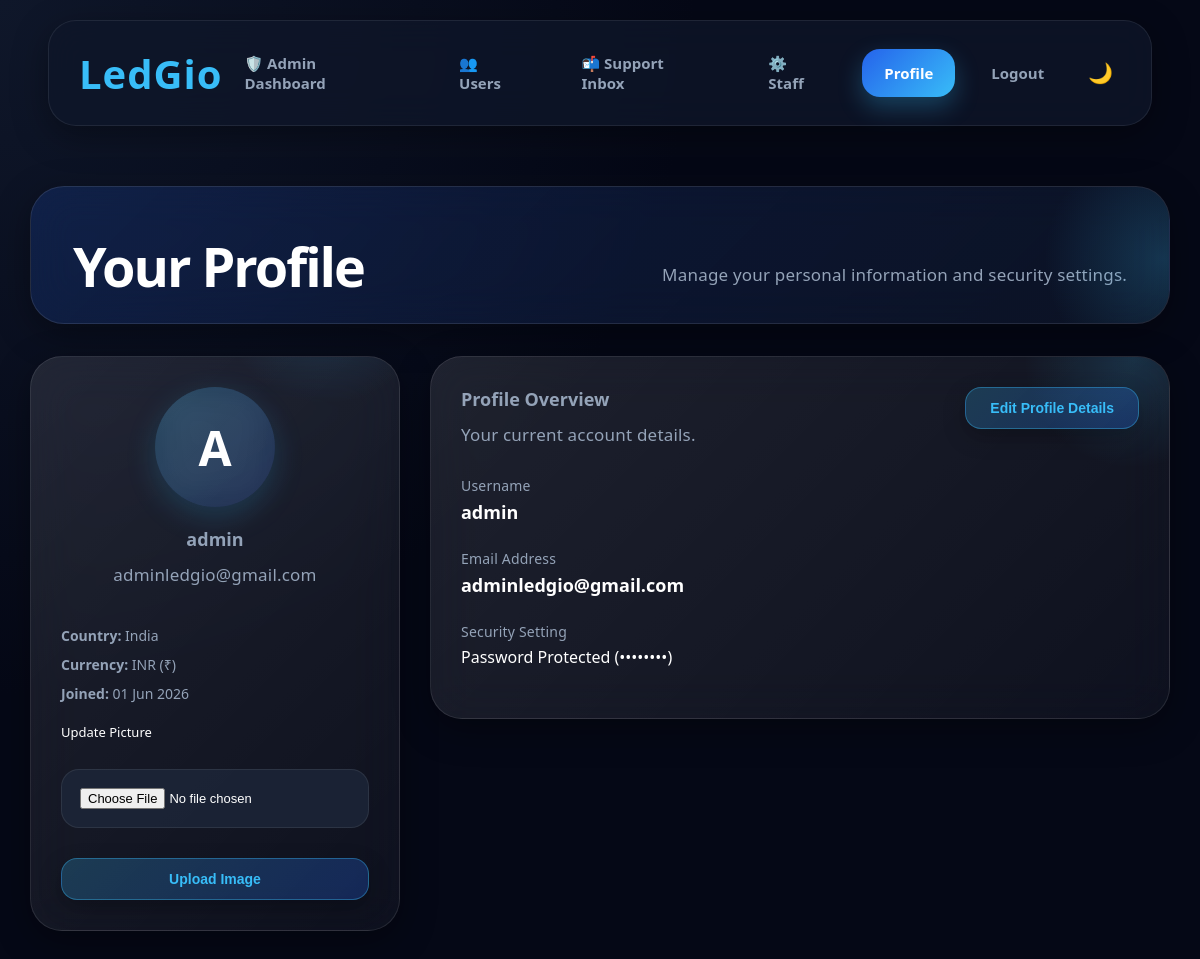
Screenshot of /profile/ (signed in) with the database file from the repository.
### expenses/models.py (models this page shows, shortened)
class UserProfile(models.Model):
    user = models.OneToOneField(
        User,
        on_delete=models.CASCADE,
        related_name="profile",
    )
    country = models.CharField(
        max_length=100,
        blank=True,
        default="India",
    )
    currency_symbol = models.CharField(
        max_length=10,
        blank=True,
        default="₹",
    )
    currency_code = models.CharField(
        max_length=10,
        blank=True,
        default="INR",
    )
    profile_picture = models.ImageField(upload_to='profile_pics/', blank=True, null=True)
    email_verified = models.BooleanField(default=False)
    class Meta:
        verbose_name = "User Profile"
        verbose_name_plural = "User Profiles"

### expenses/views.py (the view, shortened to what this page needs)
# urls.py: path("profile/", views.profile_view, name="profile"),
@login_required
def profile_view(request):
    try:
        user_profile = request.user.profile
    except UserProfile.DoesNotExist:
        user_profile = UserProfile.objects.create(user=request.user)
    savings_progress = get_savings_progress(request.user)
    profile_form = ProfileUpdateForm(
        initial={"username": request.user.username, "email": request.user.email},
        current_user=request.user,
    )
    password_form = PasswordChangeForm(user=request.user)
    return render(request, "profile.html", {
        "user_profile":  user_profile,
        "savings_progress": savings_progress,
        "profile_form":  profile_form,
        "password_form": password_form,
    })

### expenses/forms.py (shortened to what this page needs)
class ProfileUpdateForm(forms.Form):
    username = forms.CharField(max_length=150, min_length=1)
    email = forms.EmailField()
    def __init__(self, *args, **kwargs):
        self.current_user = kwargs.pop("current_user", None)
        super().__init__(*args, **kwargs)

class PasswordChangeForm(forms.Form):
    current_password = forms.CharField(min_length=1)
    new_password = forms.CharField(min_length=8)
    confirm_password = forms.CharField(min_length=8)
    def __init__(self, *args, **kwargs):
        self.user = kwargs.pop("user", None)
        super().__init__(*args, **kwargs)

### expenses/context_processors.py (called while the page is built, shortened)
def currency_context(request):
    if request.user.is_authenticated:
        try:
            profile = request.user.profile
            pic_url = profile.profile_picture.url if profile.profile_picture else None
            return {
                "currency_symbol":   profile.currency_symbol or "₹",
                "currency_code":     profile.currency_code   or "INR",
                "user_country":      profile.country          or "India",
                "profile_picture_url": pic_url,
            }
        except UserProfile.DoesNotExist:
            pass

### expenses/expense_engine.py (called while the page is built, shortened)
def get_savings_progress(user):
    now = timezone.now()
    current_month_start = now.replace(day=1, hour=0, minute=0, second=0, microsecond=0)
    try:
        goal = SavingsGoal.objects.get(user=user, month=current_month_start.date())
    except SavingsGoal.DoesNotExist:
        goal = None
    if goal is None:
        return {
            "goal_set":  False,
            "target":    Decimal("0"),
            "saved":     Decimal("0"),
            "remaining": Decimal("0"),
            "percentage": 0,
            "bar_width":  0,
            "message":   "Set a savings goal for this month to track your progress.",
            "goal_obj":  None,
        }

### expenses/templates/profile.html (shortened to what this page needs)
{% extends 'base.html' %}
{% block content %}
{% with social_accounts=request.user.socialaccount_set.all %}
<div class="page-container">
    <div class="dashboard-hero" style="text-align:center; padding-bottom:10px;">
        <h1>Your Profile</h1>
        <p class="subtitle">Manage your personal information and security settings.</p>
    </div>
    <div class="profile-grid" style="display:grid; grid-template-columns: 1fr 2fr; gap: 30px; margin-top: 30px;">
        <div class="profile-left">
            <div class="dashboard-card" style="text-align: center;">
                <div class="profile-picture-wrapper" style="position:relative; width:120px; height:120px; margin:0 auto 20px;">
                    {% if user_profile.profile_picture %}
                        <img src="{{ user_profile.profile_picture.url }}" alt="{{ request.user.username }}" class="profile-avatar-img" style="width:120px; height:120px; border-radius:50%; object-fit:cover; border:3px solid var(--border-color);">
                    {% else %}
                        <div class="profile-circle" style="width:120px; height:120px; font-size:48px; border:3px solid var(--border-color);">
                            {{ request.user.username|first|upper }}
                        </div>
                    {% endif %}
                </div>
                <h3>{{ request.user.username }}</h3>
                <p class="subtitle">{{ request.user.email }}</p>
                <div class="profile-meta" style="text-align:left; font-size:14px; color:var(--muted);">
                    <p style="margin-bottom:10px;"><strong>Country:</strong> {{ user_profile.country|default:"Not specified" }}</p>
                    <p style="margin-bottom:10px;"><strong>Currency:</strong> {{ user_profile.currency_code }} ({{ user_profile.currency_symbol }})</p>
                    <p><strong>Joined:</strong> {{ request.user.date_joined|date:"d M Y" }}</p>
                </div>
                <div style="margin-top:20px; text-align:left;">
                    <form method="POST" enctype="multipart/form-data" action="{% url 'profile' %}">
                        <label for="id_profile_picture" style="display:block; font-size:13px; margin-bottom:8px; color:var(--text-color);">Update Picture</label>
                        <input type="file" name="profile_picture" id="id_profile_picture" accept="image/*" style="width:100%; font-size:13px; margin-bottom:10px; color:var(--text-color);">
                        <button type="submit" class="btn btn-primary" style="width:100%; font-size:13px; padding:8px;">Upload Image</button>
                    </form>
                </div>
            </div>
        </div>
        <div class="profile-right">
            <div id="profile-overview" class="dashboard-card" {% if profile_form.errors or password_form.errors %}style="display: none;"{% endif %}>
                <div style="display: flex; justify-content: space-between; align-items: flex-start; margin-bottom: 30px;">
                    <div>
                        <h3>Profile Overview</h3>
                        <p class="subtitle">Your current account details.</p>
                    </div>
                    <button type="button" class="btn btn-primary" onclick="toggleEditForms()">Edit Profile Details</button>
                </div>
                <div style="margin-bottom: 25px;">
                    <p class="subtitle" style="font-size: 14px; margin-bottom: 5px;">Username</p>
                    <p style="font-size: 18px; font-weight: 600;">{{ request.user.username }}</p>
                </div>
                <div style="margin-bottom: 25px;">
                    <p class="subtitle" style="font-size: 14px; margin-bottom: 5px;">Email Address</p>
                    <p style="font-size: 18px; font-weight: 600;">{{ request.user.email }}</p>
                </div>
                <div style="margin-bottom: 20px;">
                    <p class="subtitle" style="font-size: 14px; margin-bottom: 5px;">Security Setting</p>
                    {% if social_accounts %}
                        <p style="font-size: 16px;">Managed via Google OAuth</p>
                    {% else %}
                        <p style="font-size: 16px;">Password Protected (••••••••)</p>
                    {% endif %}
                </div>
            </div>
        </div>
    </div>
</div>
{% endwith %}
{% endblock %}

### rows the page displays
UserProfile: country "India", currency_code "INR", currency_symbol "₹"

### other values shown
{{ request.user.username|first|upper }} "A"
{{ request.user.username }} "admin"
{{ request.user.email }} "adminledgio@gmail.com"
{{ request.user.date_joined|date:"d M Y" }} "01 Jun 2026"
